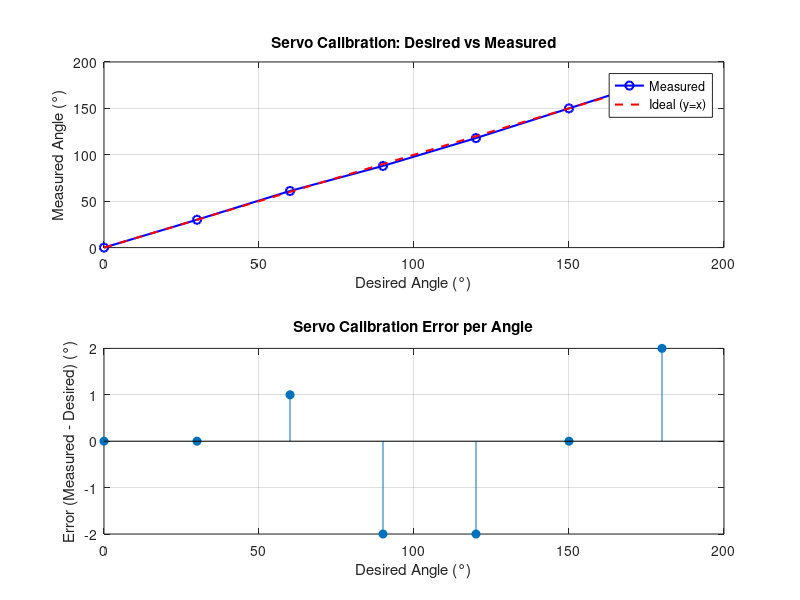

MATLAB code to generate this figure:
%% Servo Calibration Evaluation
clear; clc; close all;

% ------------------------------------------------------------
% INPUT: Desired vs Measured angles (deg)
% Fill these arrays with your data from experiment
desired = [0 30 60 90 120 150 180];   % Commanded angles
measured = [0 30 61 88 118 150 182];  % Measured angles

% ------------------------------------------------------------
% 1. Error Analysis
error = measured - desired;   % signed error
abs_error = abs(error);       % absolute error

% Accuracy (how close to true value, mean of errors)
mean_error = mean(error);             % bias
mean_abs_error = mean(abs_error);     % MAE

% Precision (repeatability, std of error)
std_error = std(error);               % standard deviation

% ------------------------------------------------------------
% 2. Summary Stats
fprintf('Servo Calibration Evaluation:\n');
fprintf('Mean Absolute Error (Accuracy): %.3f deg\n', mean_abs_error);
fprintf('Standard Deviation (Precision): %.3f deg\n', std_error);
fprintf('Max Absolute Error: %.3f deg\n', max(abs_error));

% ------------------------------------------------------------
% 3. Plot Results
figure('Color','w');
subplot(2,1,1);
plot(desired, measured,'bo-','LineWidth',1.5,'MarkerSize',6); hold on;
plot([min(desired), max(desired)], [min(desired), max(desired)],'r--','LineWidth',1.5);
grid on; box on;
xlabel('Desired Angle (°)'); ylabel('Measured Angle (°)');
title('Servo Calibration: Desired vs Measured');
legend('Measured','Ideal (y=x)','Location','best');

subplot(2,1,2);
stem(desired, error,'filled');
grid on; box on;
xlabel('Desired Angle (°)'); ylabel('Error (Measured - Desired) (°)');
title('Servo Calibration Error per Angle');

